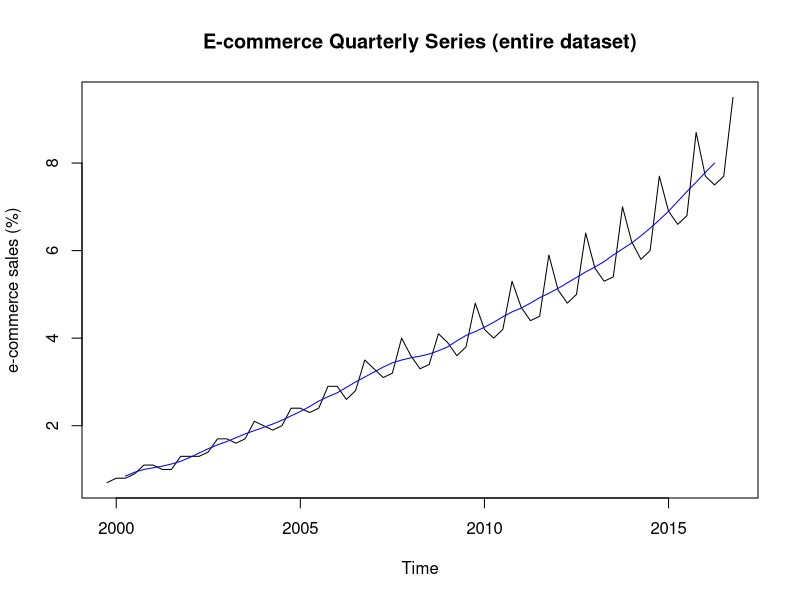
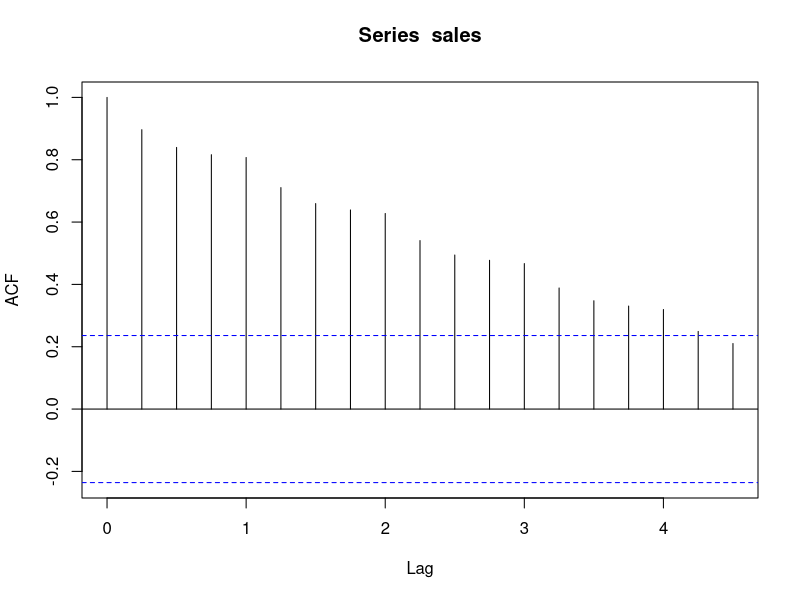
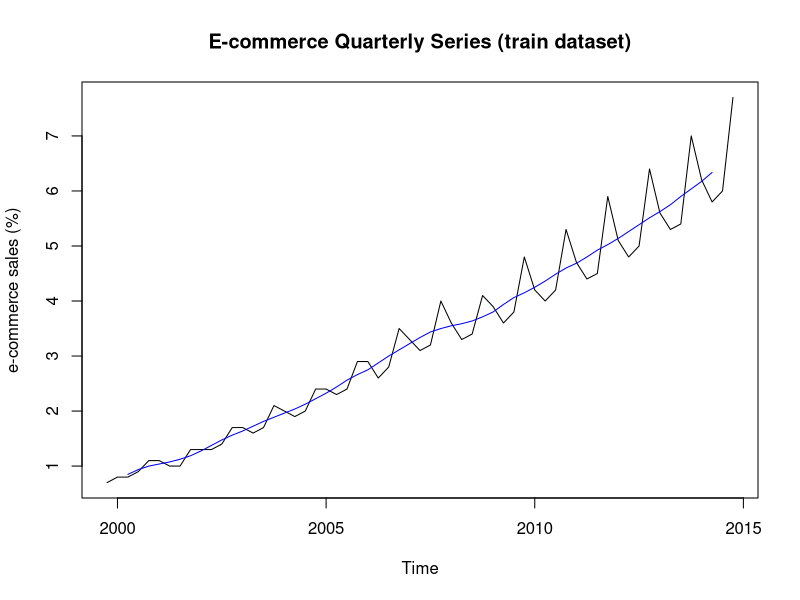
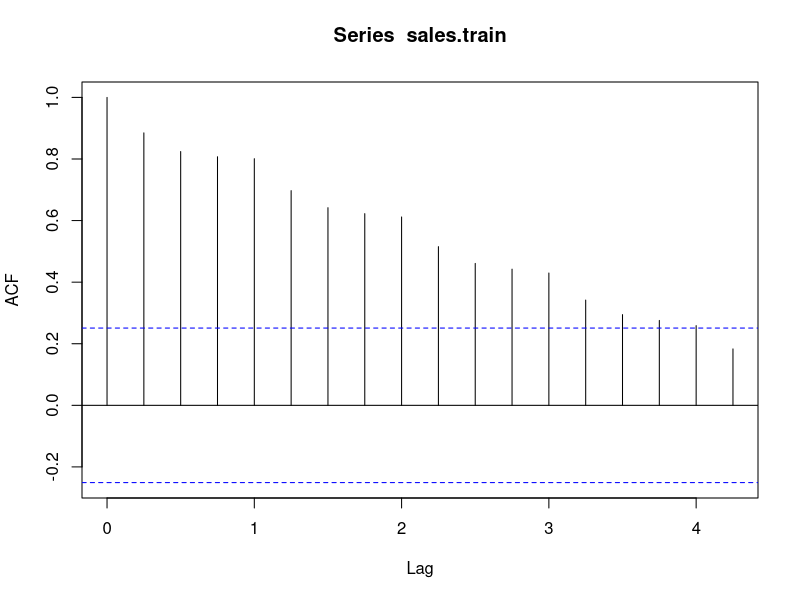
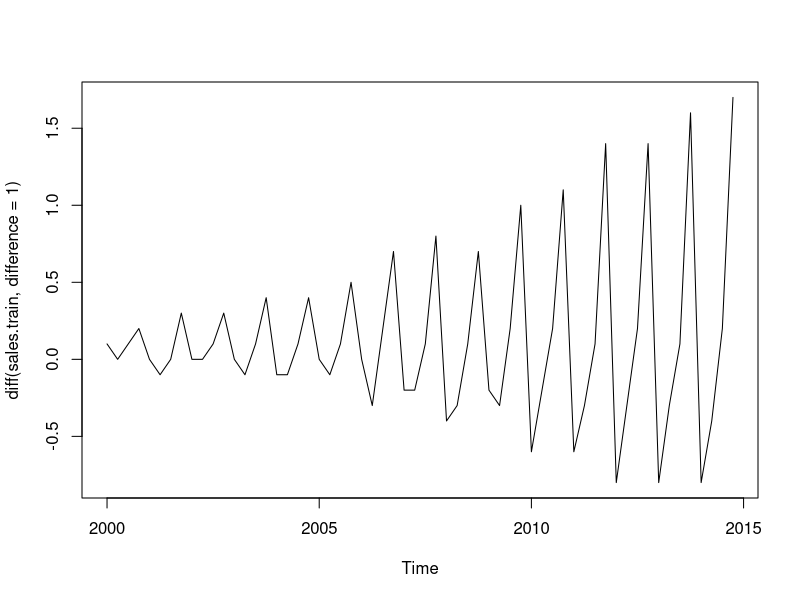
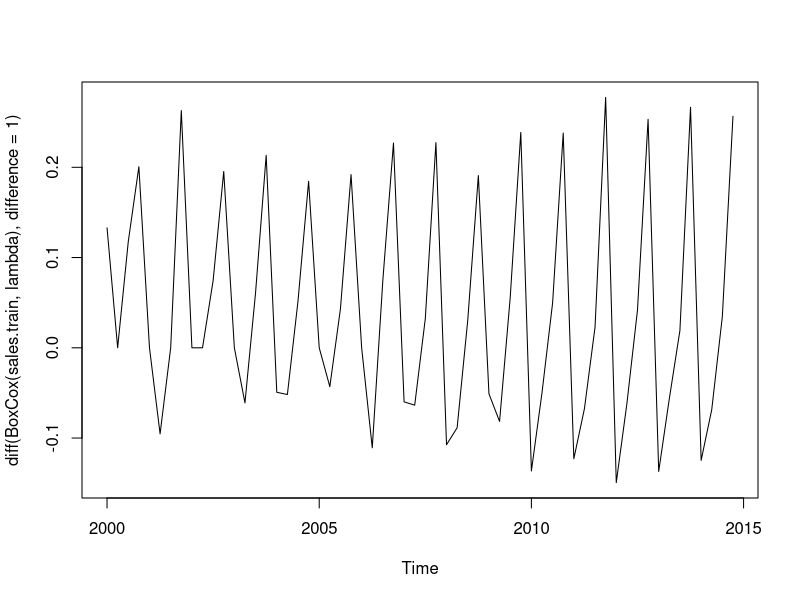
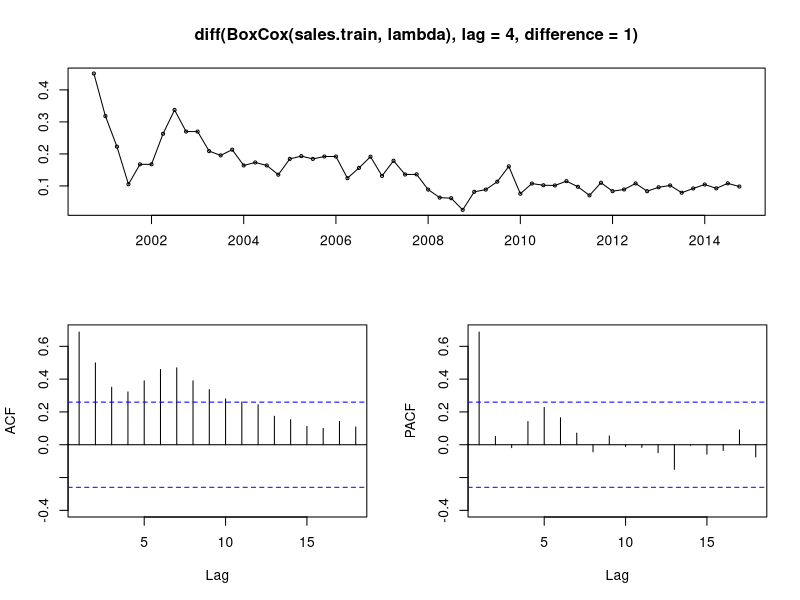
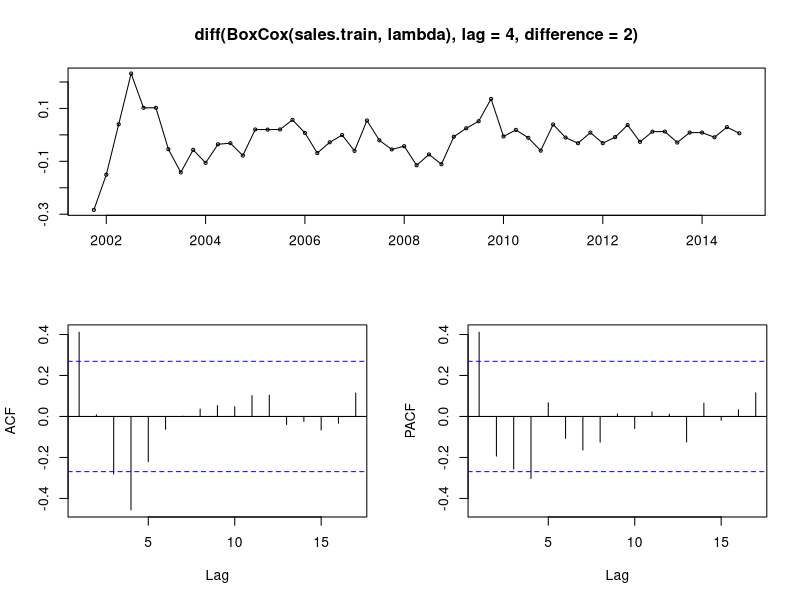

Source code (R) for these figures, in order:
## ---- chunk 1
# add packages
library(forecast)
library(knitr)
library(stats)
library(tseries)
library(xts)
# prevent source code from running off the page
opts_chunk$set(tidy.opts=list(width.cutoff=70), tidy=TRUE)
# remove all objects from current workspace
rm(list = ls())
# set seed number to reproduce results
set.seed(1)
# load data
raw.sales <- read.csv('./data/ECOMPCTNSA.csv', header=TRUE, sep=',')
## ---- chunk 2
# convert raw data into a time-series object
sales <- ts(raw.sales$ECOMPCTNSA, start=c(1999,4), frequency=4)
# hold out test data for verification in forecast
sales.train <- ts(sales[time(sales) < 2015], start=c(1999,4), frequency=4) # 1999-2014
sales.test <- ts(sales[time(sales) >= 2015], start=c(2015,1), frequency=4) # 2015-2016
# examine the structure
kable(summary(raw.sales)) 
head(sales); tail(sales)
## ---- chunk 3
# using the entire dataset
plot(sales, ylab = 'e-commerce sales (%)', main='E-commerce Quarterly Series (entire dataset)')
lines(ma(sales, order=4, centre=T), col='blue')
acf(sales)
# using the train dataset
plot(sales.train, ylab = 'e-commerce sales (%)', main='E-commerce Quarterly Series (train dataset)')
lines(ma(sales.train, order=4, centre=T), col='blue')
acf(sales.train)
## ---- chunk 4
# unit root test
cbind(adf.test(sales.train, alternative='stationary')$p.value, 
      kpss.test(sales.train)$p.value, 
      nsdiffs(sales.train))
## ---- chunk 5
# find the best lambda for Box-Cox transformation
lambda <- BoxCox.lambda(sales.train) # lambda = 0.01467236
# first-order differenced series plot
plot(diff(sales.train, difference=1))
# first-order differenced BoxCox-transformed series plot
plot(diff(BoxCox(sales.train, lambda), difference=1))
# first-order differenced BoxCox-transformed series
tsdisplay(diff(BoxCox(sales.train, lambda), lag=4, difference=1))
# second-order differenced BoxCox-transformed series
tsdisplay(diff(BoxCox(sales.train, lambda), lag=4, difference=2))
# unit root test on first-order differenced log-transformed series
cbind(adf.test(diff(BoxCox(sales.train, lambda), lag=4, difference=1), alternative='stationary')$p.value, 
      kpss.test(diff(BoxCox(sales.train, lambda), lag=4, difference=1))$p.value)
# unit root test on first-order differenced log-transformed series
cbind(adf.test(diff(BoxCox(sales.train, lambda), lag=4, difference=2), alternative='stationary')$p.value, 
      kpss.test(diff(BoxCox(sales.train, lambda), lag=4, difference=2))$p.value)
## ---- chunk 6
(base.m <- Arima(BoxCox(sales.train, lambda), order=c(1,2,1),seasonal=list(order=c(1,2,1),4)))
## ---- chunk 7
best.manual.m <- base.m
for(P in 0:2) for(Q in 0:2) for(p in 0:2) for(q in 0:2) {
  m <- Arima(BoxCox(sales.train, lambda), order=c(P,2,Q), seasonal=list(order=c(p,2,q)))
  if(m$aicc < best.manual.m$aicc) best.manual.m <- m
}
best.manual.m
## ---- chunk 8
(best.auto.m <- auto.arima(BoxCox(sales.train, lambda), ic='aicc', stepwise=FALSE, approximation=FALSE))
## ---- chunk 9
# base.m
# autocorrelations -> to test uncorrelated and view variance
tsdisplay(base.m$residuals)
# group of autocorrelations -> to test uncorrelated
h <- min(2 * 4, nrow(sales.train)/5) # min(2m, T/5) 
Box.test(base.m$residuals, type='Ljung-Box', lag=h) 
# histogram -> to test zero mean
hist(base.m$residuals, main='Histogram of residuals (base.m)')
abline(v=mean(base.m$residuals), col='blue')
# Shapiro-Wilk normality test -> to test normally distributed
shapiro.test(base.m$residuals)
## ---- chunk 10
# best.manual.m
# autocorrelations -> to test uncorrelated and view variance
tsdisplay(best.manual.m$residuals)
# group of autocorrelations -> to test uncorrelated
h <- min(2 * 4, nrow(sales.train)/5) # min(2m, T/5) 
Box.test(best.manual.m$residuals, type='Ljung-Box', lag=h) 
# histogram -> to test zero mean
hist(best.manual.m$residuals, main='Histogram of residuals (best.manual.m)')
abline(v=mean(best.manual.m$residuals), col='blue')
# Shapiro-Wilk normality test -> to test normally distributed
shapiro.test(best.manual.m$residuals)
## ---- chunk 11
# best.auto.m
# autocorrelations -> to test uncorrelated and view variance
tsdisplay(best.auto.m$residuals)
# group of autocorrelations -> to test uncorrelated
h <- min(2 * 4, nrow(sales.train)/5) # min(2m, T/5) 
Box.test(best.auto.m$residuals, type='Ljung-Box', lag=h) 
# histogram -> to test zero mean
hist(best.auto.m$residuals, main='Histogram of residuals (best.auto.m)')
abline(v=mean(best.auto.m$residuals), col='blue')
# Shapiro-Wilk normality test -> to test normally distributed
shapiro.test(best.auto.m$residuals)
## ---- chunk 12
sales.test
InvBoxCox(predict(base.m, 3*4)$pred, lambda)
InvBoxCox(predict(best.manual.m, 3*4)$pred, lambda)
InvBoxCox(predict(best.auto.m, 3*4)$pred, lambda)
## ---- chunk 13
ts.plot(cbind(sales.train, sales.test, InvBoxCox(predict(base.m, 4*3)$pred, lambda)), 
        col=c('black', 'orange', 'blue'), lty=c(1,1,2), 
        main='Forecasts to 2017 with manual ARIMA(1,2,1)(1,2,1)[4]')
plot(forecast(base.m))
ts.plot(cbind(sales.train, sales.test, InvBoxCox(predict(best.manual.m, 4*3)$pred, lambda)), 
        col=c('black', 'orange', 'blue'), lty=c(1,1,2), 
        main='Forecasts to 2017 with manual ARIMA(0,2,1)(0,2,2)[4]')
plot(forecast(best.manual.m))
ts.plot(cbind(sales.train, sales.test, InvBoxCox(predict(best.auto.m, 4*3)$pred, lambda)), 
        col=c('black', 'orange', 'blue'), lty=c(1,1,2),
        main='Forecasts to 2017 with auto ARIMA(0,1,0)(0,1,2)[4]')
plot(forecast(best.auto.m))
## ---- chunk 14
raw.amaz <- read.csv('./data/AMAZ.csv', header=TRUE, sep=',')
raw.sent <- read.csv('./data/UMCSENT.csv', header=TRUE, sep=',')
## ---- chunk 15
raw.sent
## ---- chunk 16
# set local timezone
Sys.setenv(TZ='America/Los_Angeles')
# assume stock data is collected in EST
amaz <- xts(raw.amaz[,-1], order.by=as.POSIXct(raw.amaz[,1], tz='EST'))
# assume sentiment data is collected in EST
sent <- xts(raw.sent[,-1], order.by=as.POSIXct(raw.sent[,1], tz='EST'))
## ---- chunk 17
ats <- amaz
uts <- sent
## ---- chunk 18
UMCSENT <- merge(ats, uts, join = "outer", fill = -9999)
#head(UMCSENT)
#tail(UMCSENT)
#describe(UMCSENT)
## ---- chunk 19
UMCSENT02 <- UMCSENT
UMCSENT02[UMCSENT02 == -9999] <- NA
head(UMCSENT02)
## ---- chunk 20
UMCSENT03 <- UMCSENT02
UMCSENT03 <- na.locf(UMCSENT03, na.rm = TRUE, fromLast = TRUE) 
#head(UMCSENT03)
#describe(UMCSENT03)
UMCSENT03['2007-01-03']
UMCSENT02['2007-01-03']
## ---- chunk 21
UMCSENT04 <- UMCSENT02
UMCSENT04 <-na.approx(UMCSENT04, maxgap=31)
head(UMCSENT04)

#Check if values for uts were replaced
UMCSENT04['2007-01-03']
UMCSENT02['2007-01-03']

## ---- chunk 22
#TODO!!!!!!! 
## ---- chunk 23
daily_return <- (ats[,4] - lag(ats[,4], k = 1))/ (lag(ats[,4], k = 1))

plot(daily_return)

## ---- chunk 24
head(cbind(ats[,4], rollapply(ats[, 4], 20, FUN = mean, na.rm = TRUE)),30)
head(cbind(ats[,4], rollapply(ats[, 4], 50, FUN = mean, na.rm = TRUE)),60)
